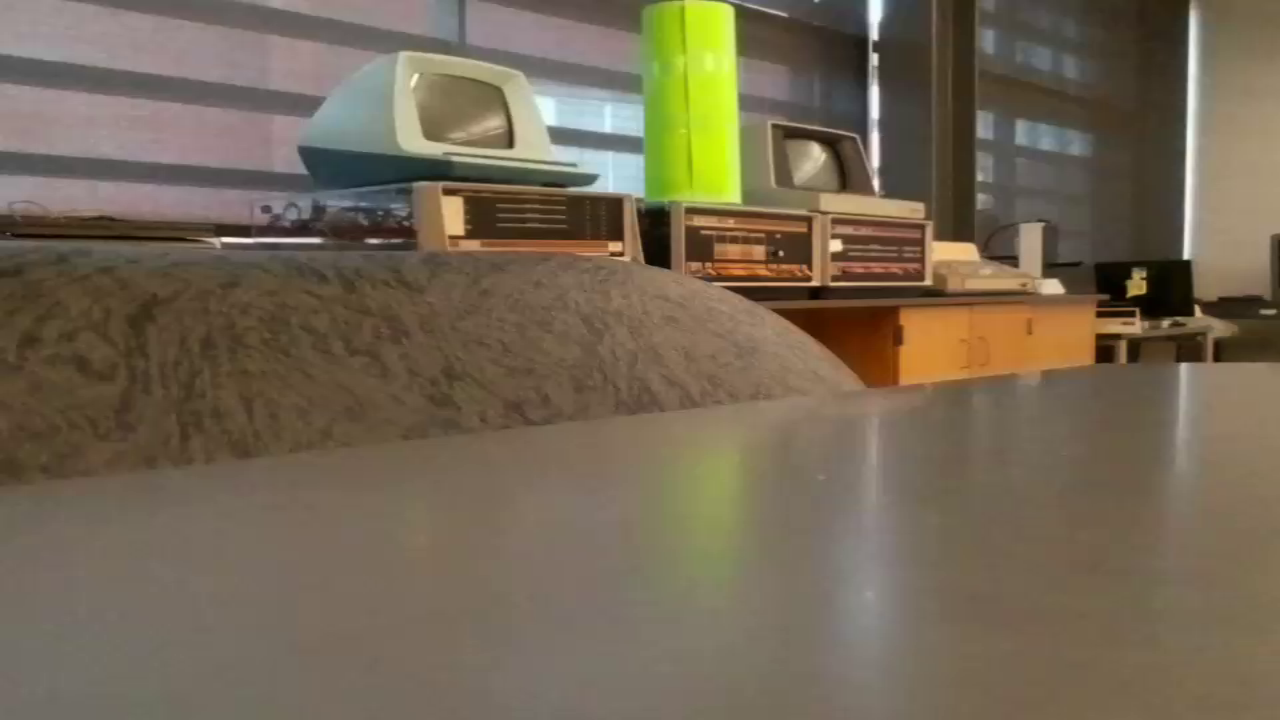
#> input picture saved_img/an_image.png, 1280 x 720 px; its folder holds only this picture in this run
$ python -i image_proc.py   (imports and definitions only)
#> lines starting #> are read from the running program, lines starting #| are printed output that depends on the picture; after the words box and inside, x2 and y2 are one past the last pixel; in counts of white or black regions, pixels touching at a corner belong together
import cv2
import numpy as np
from GetVideo import w, h


# [58 lines left out: functions getGreenFromVid, contouring, not called in this run]


def main():
    pass


# [2 lines not run here, left out]

>>> import cv2
>>> picture = cv2.imread('saved_img/an_image.png')
#> picture is the input picture: shape (720, 1280, 3); mean B, G, R 83.8, 103.6, 116.4
>>> result = contouring(picture)
#> in getGreenFromVid, `image = cv2.cvtColor(img, cv2.COLOR_BGR2HSV)`: image: shape (720, 1280, 3); mean H, S, V 26.4, 76.9, 117.9
#> in getGreenFromVid, `blurred = cv2.GaussianBlur(image, (19, 19), 3)`: blurred: shape (720, 1280, 3); mean H, S, V 26.4, 76.9, 117.9
#> in getGreenFromVid, `mask = cv2.inRange(blurred, lower, upper)`:
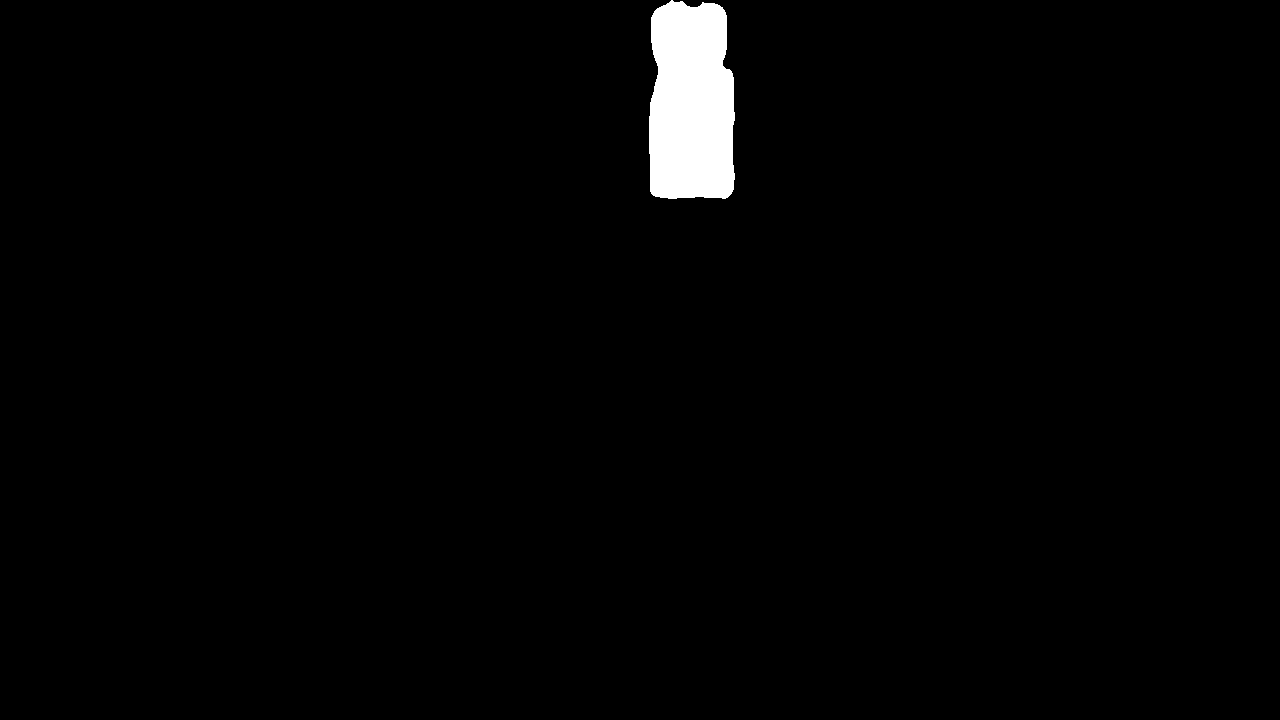
#> mask: shape (720, 1280); 1.7% white; 1 white region
#> in getGreenFromVid, `result = cv2.bitwise_and(image, image, mask=mask)`: result: shape (720, 1280, 3); mean H, S, V 0.6, 3.6, 3.5
#> in contouring, `contours, hierarchy = cv2.findContours(thresh, cv2.RETR_EXTERNAL, cv2...`: contours = 1 contour; box (x1, y1, x2, y2) and area: (649, 0, 735, 199) 15090
#> the loop in contouring, `for contour in contours:` made 1 pass
#> after the loop in contouring, `for contour in contours:`: largest_contour = contour of 134 points, box (x1, y1, x2, y2) (649, 0, 735, 199), area 15090; max_area = 15090
#> in contouring, `m = cv2.moments(largest_contour)`: m = moments, m00 15090, centre m10/m00, m01/m00 = (690.9, 103.6)
#> in contouring, `cx = int(m["m10"] / m["m00"])`: cx = 690
#> in contouring, `cy = int(m["m01"] / m["m00"])`: cy = 103
#> in contouring, `centroid = (cx, cy)`: centroid = (690, 103)
#> (the run stopped early here; a loop or call above may not have finished)

$ run again, on saved_img/an_img_obj0323_120942.png
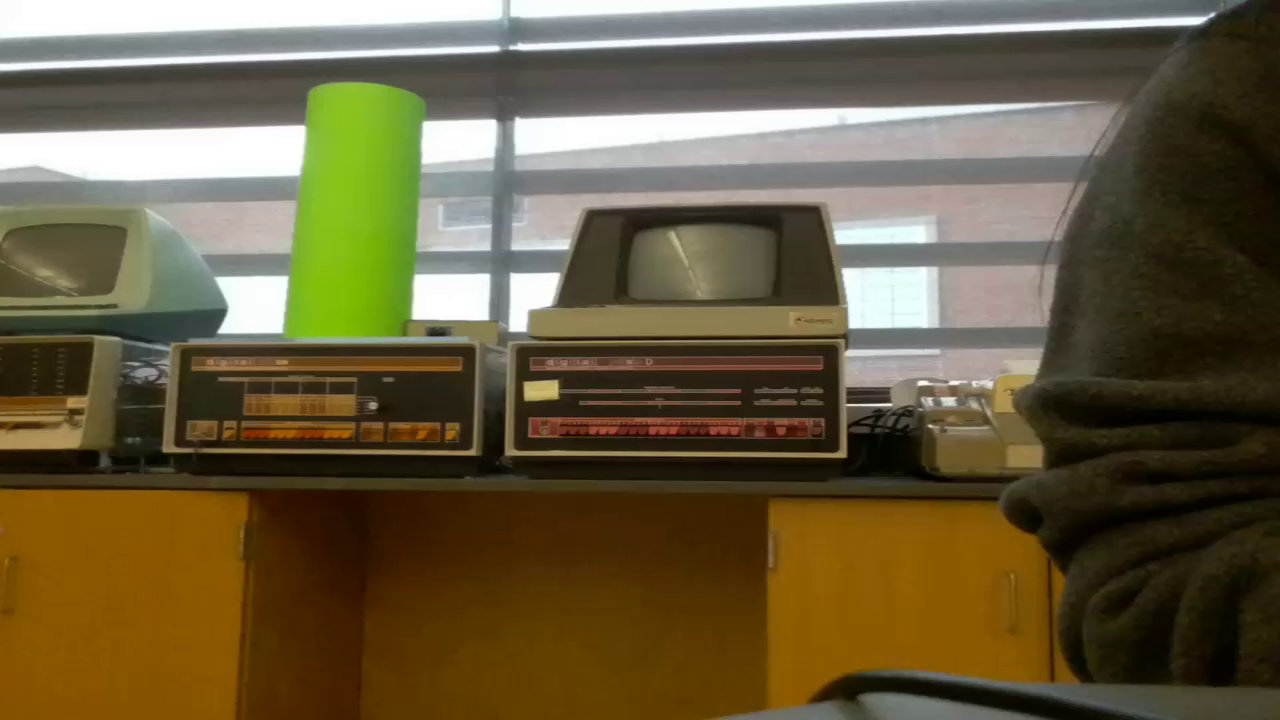
#> input picture saved_img/an_img_obj0323_120942.png, 1280 x 720 px
#> picture is the input picture: shape (720, 1280, 3); mean B, G, R 63.4, 93, 104.4
#> image: shape (720, 1280, 3); mean H, S, V 31.9, 134.8, 107.6
#> blurred: shape (720, 1280, 3); mean H, S, V 31.9, 134.8, 107.6
#> in getGreenFromVid, `mask = cv2.inRange(blurred, lower, upper)`:
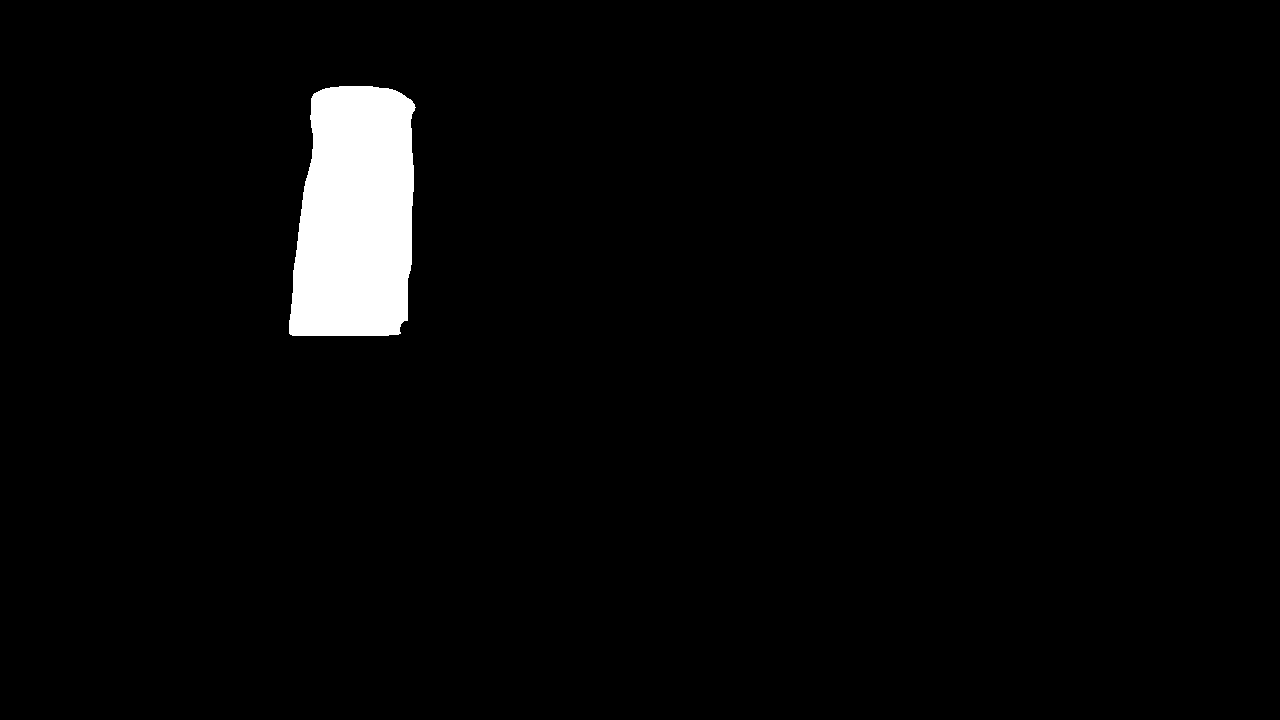
#> mask: shape (720, 1280); 2.9% white; 1 white region
#> result: shape (720, 1280, 3); mean H, S, V 1.2, 6.4, 5.3
#> in contouring, `gray = cv2.cvtColor(green, cv2.COLOR_BGR2GRAY)`:
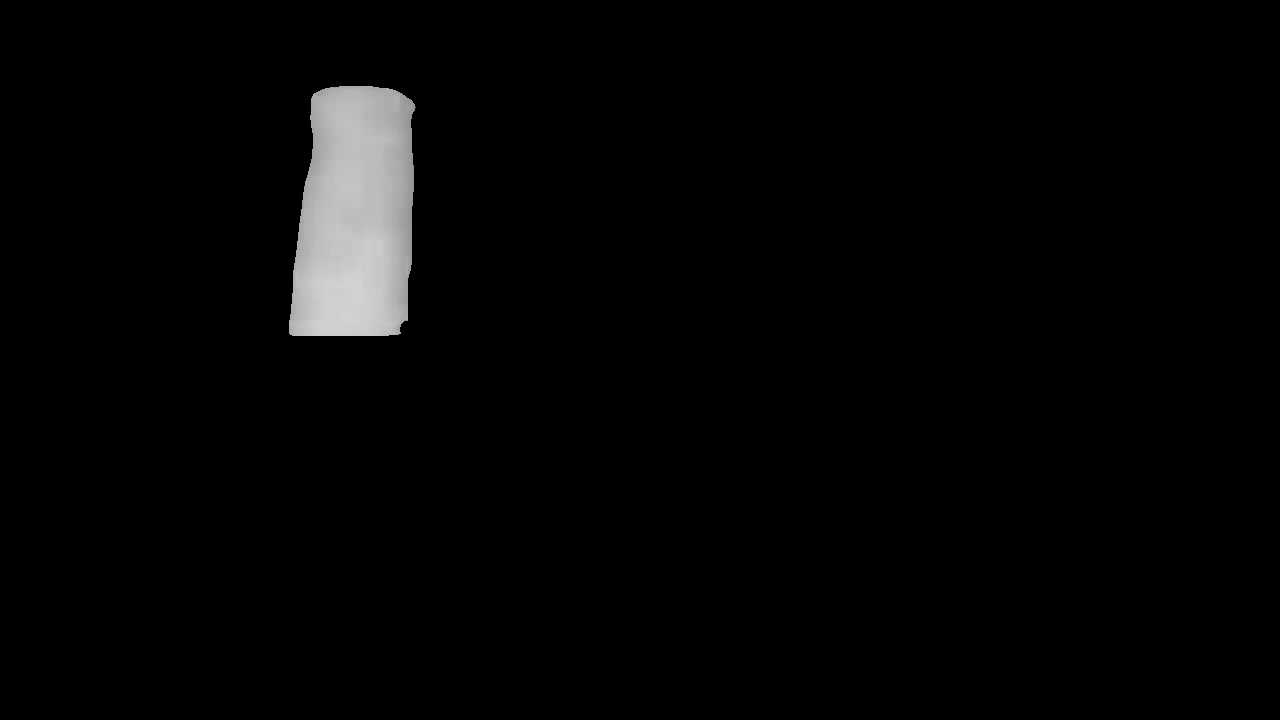
#> gray: shape (720, 1280); min 0, max 210, mean 5.5
#> contours = 1 contour; box (x1, y1, x2, y2) and area: (289, 86, 416, 336) 26676
#> the loop in contouring, `for contour in contours:` made 1 pass
#> after the loop in contouring, `for contour in contours:`: largest_contour = contour of 143 points, box (x1, y1, x2, y2) (289, 86, 416, 336), area 26676; max_area = 26676
#> m = moments, m00 26676, centre m10/m00, m01/m00 = (355.3, 215.6)
#> cx = 355
#> cy = 215
#> centroid = (355, 215)
